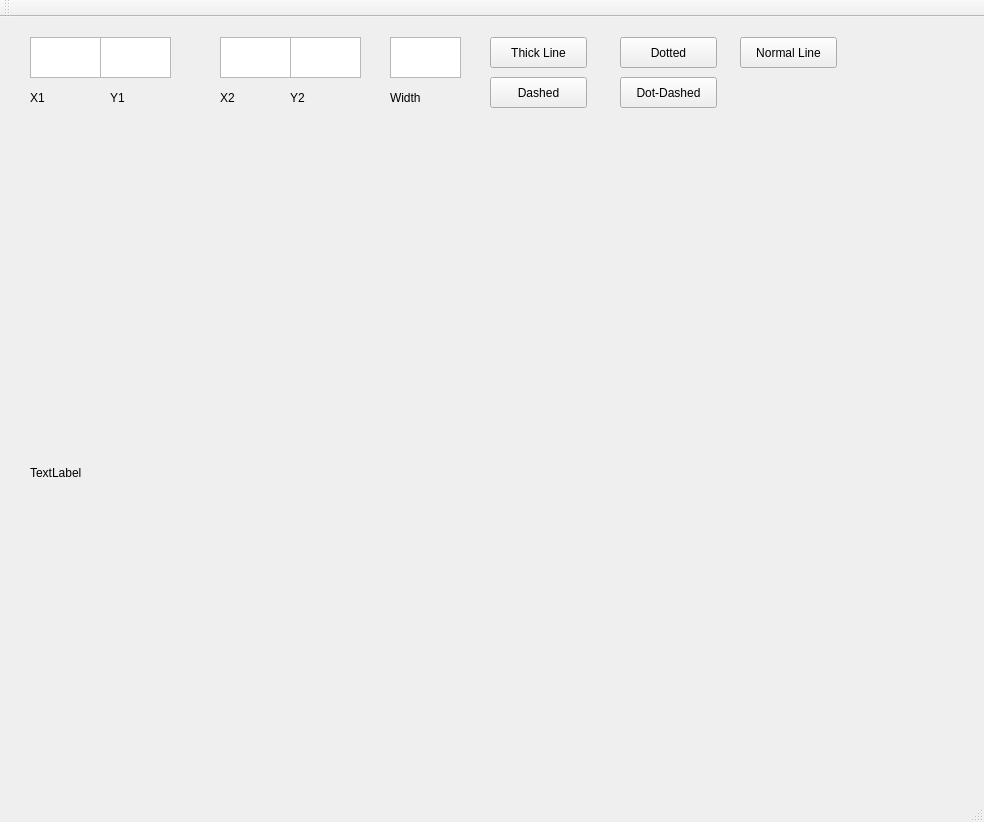
<?xml version="1.0" encoding="UTF-8"?>
<ui version="4.0">
 <class>MainWindow</class>
 <widget class="QMainWindow" name="MainWindow">
  <property name="geometry">
   <rect>
    <x>0</x>
    <y>0</y>
    <width>984</width>
    <height>822</height>
   </rect>
  </property>
  <property name="windowTitle">
   <string>MainWindow</string>
  </property>
  <widget class="QWidget" name="centralWidget">
   <widget class="QTextEdit" name="textEdit">
    <property name="geometry">
     <rect>
      <x>30</x>
      <y>20</y>
      <width>71</width>
      <height>41</height>
     </rect>
    </property>
   </widget>
   <widget class="QTextEdit" name="textEdit_2">
    <property name="geometry">
     <rect>
      <x>100</x>
      <y>20</y>
      <width>71</width>
      <height>41</height>
     </rect>
    </property>
   </widget>
   <widget class="QTextEdit" name="textEdit_3">
    <property name="geometry">
     <rect>
      <x>220</x>
      <y>20</y>
      <width>71</width>
      <height>41</height>
     </rect>
    </property>
   </widget>
   <widget class="QTextEdit" name="textEdit_4">
    <property name="geometry">
     <rect>
      <x>290</x>
      <y>20</y>
      <width>71</width>
      <height>41</height>
     </rect>
    </property>
   </widget>
   <widget class="QPushButton" name="pushButton">
    <property name="geometry">
     <rect>
      <x>490</x>
      <y>20</y>
      <width>97</width>
      <height>31</height>
     </rect>
    </property>
    <property name="text">
     <string>Thick Line</string>
    </property>
   </widget>
   <widget class="QLabel" name="label">
    <property name="geometry">
     <rect>
      <x>30</x>
      <y>70</y>
      <width>65</width>
      <height>21</height>
     </rect>
    </property>
    <property name="text">
     <string>X1</string>
    </property>
   </widget>
   <widget class="QLabel" name="label_2">
    <property name="geometry">
     <rect>
      <x>110</x>
      <y>70</y>
      <width>65</width>
      <height>21</height>
     </rect>
    </property>
    <property name="text">
     <string>Y1</string>
    </property>
   </widget>
   <widget class="QLabel" name="label_3">
    <property name="geometry">
     <rect>
      <x>220</x>
      <y>70</y>
      <width>65</width>
      <height>21</height>
     </rect>
    </property>
    <property name="text">
     <string>X2</string>
    </property>
   </widget>
   <widget class="QLabel" name="label_4">
    <property name="geometry">
     <rect>
      <x>290</x>
      <y>70</y>
      <width>65</width>
      <height>21</height>
     </rect>
    </property>
    <property name="text">
     <string>Y2</string>
    </property>
   </widget>
   <widget class="QLabel" name="label_5">
    <property name="geometry">
     <rect>
      <x>30</x>
      <y>110</y>
      <width>791</width>
      <height>691</height>
     </rect>
    </property>
    <property name="text">
     <string>TextLabel</string>
    </property>
   </widget>
   <widget class="QPushButton" name="pushButton_2">
    <property name="geometry">
     <rect>
      <x>620</x>
      <y>20</y>
      <width>97</width>
      <height>31</height>
     </rect>
    </property>
    <property name="text">
     <string>Dotted</string>
    </property>
   </widget>
   <widget class="QPushButton" name="pushButton_3">
    <property name="geometry">
     <rect>
      <x>490</x>
      <y>60</y>
      <width>97</width>
      <height>31</height>
     </rect>
    </property>
    <property name="text">
     <string>Dashed</string>
    </property>
   </widget>
   <widget class="QPushButton" name="pushButton_4">
    <property name="geometry">
     <rect>
      <x>620</x>
      <y>60</y>
      <width>97</width>
      <height>31</height>
     </rect>
    </property>
    <property name="text">
     <string>Dot-Dashed</string>
    </property>
   </widget>
   <widget class="QPushButton" name="pushButton_5">
    <property name="geometry">
     <rect>
      <x>740</x>
      <y>20</y>
      <width>97</width>
      <height>31</height>
     </rect>
    </property>
    <property name="text">
     <string>Normal Line</string>
    </property>
   </widget>
   <widget class="QTextEdit" name="textEdit_5">
    <property name="geometry">
     <rect>
      <x>390</x>
      <y>20</y>
      <width>71</width>
      <height>41</height>
     </rect>
    </property>
   </widget>
   <widget class="QLabel" name="label_6">
    <property name="geometry">
     <rect>
      <x>390</x>
      <y>70</y>
      <width>65</width>
      <height>21</height>
     </rect>
    </property>
    <property name="text">
     <string>Width</string>
    </property>
   </widget>
  </widget>
  <widget class="QMenuBar" name="menuBar">
   <property name="geometry">
    <rect>
     <x>0</x>
     <y>0</y>
     <width>984</width>
     <height>27</height>
    </rect>
   </property>
  </widget>
  <widget class="QToolBar" name="mainToolBar">
   <attribute name="toolBarArea">
    <enum>TopToolBarArea</enum>
   </attribute>
   <attribute name="toolBarBreak">
    <bool>false</bool>
   </attribute>
  </widget>
  <widget class="QStatusBar" name="statusBar"/>
 </widget>
 <layoutdefault spacing="6" margin="11"/>
 <resources/>
 <connections/>
</ui>
